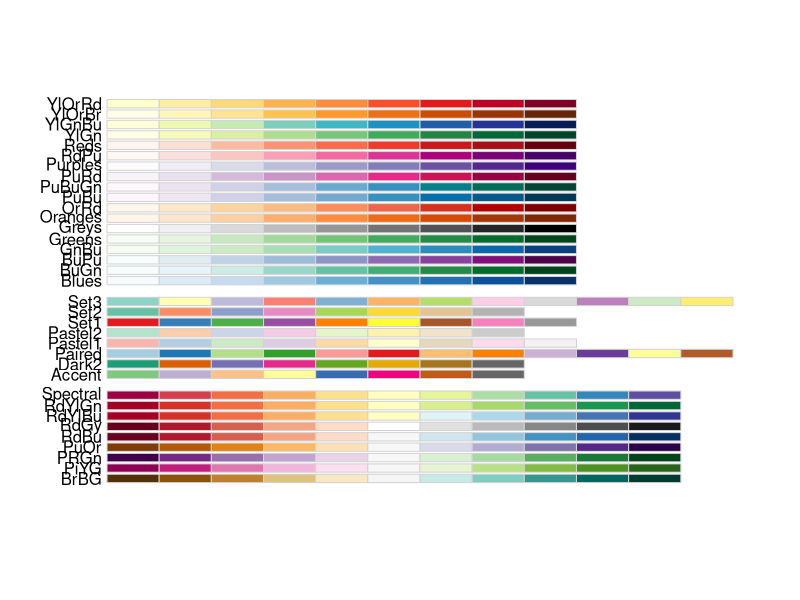
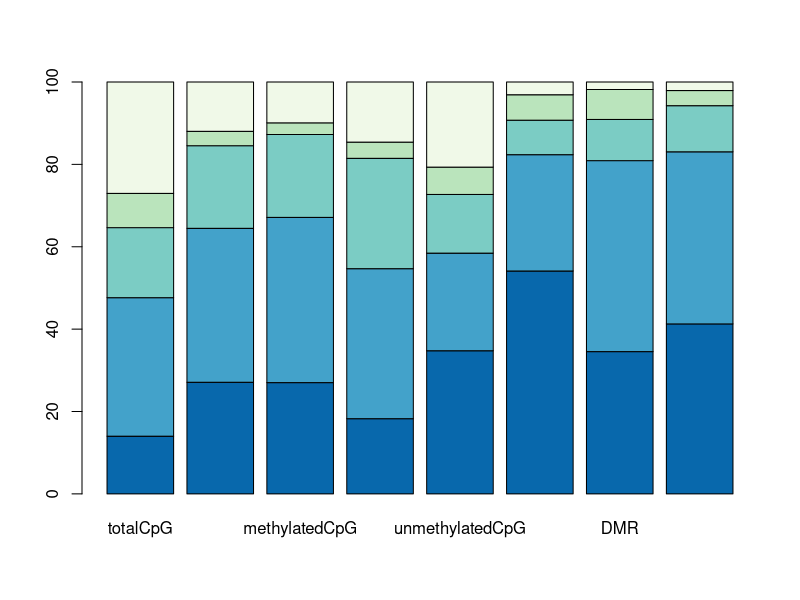
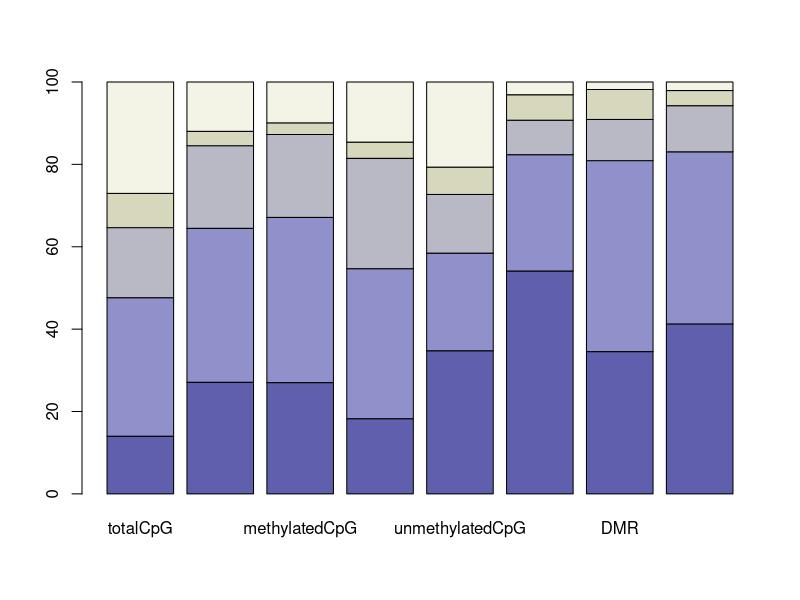
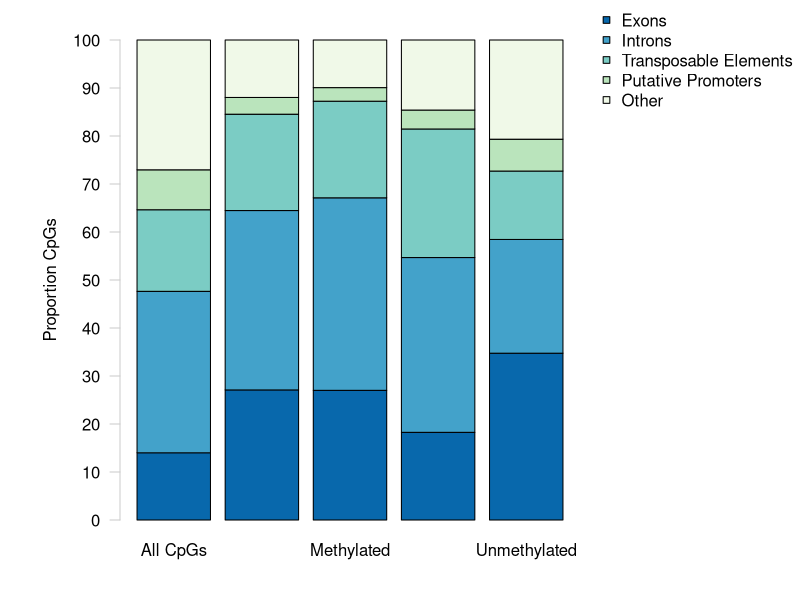
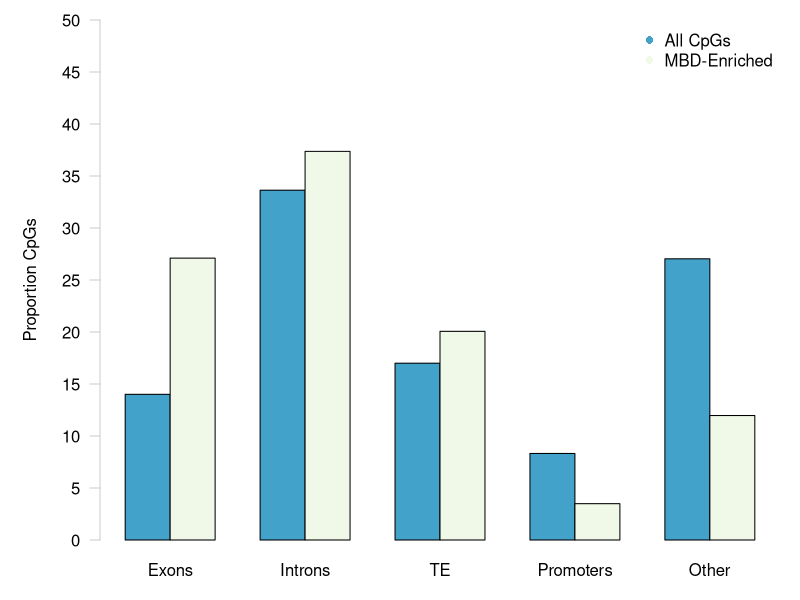
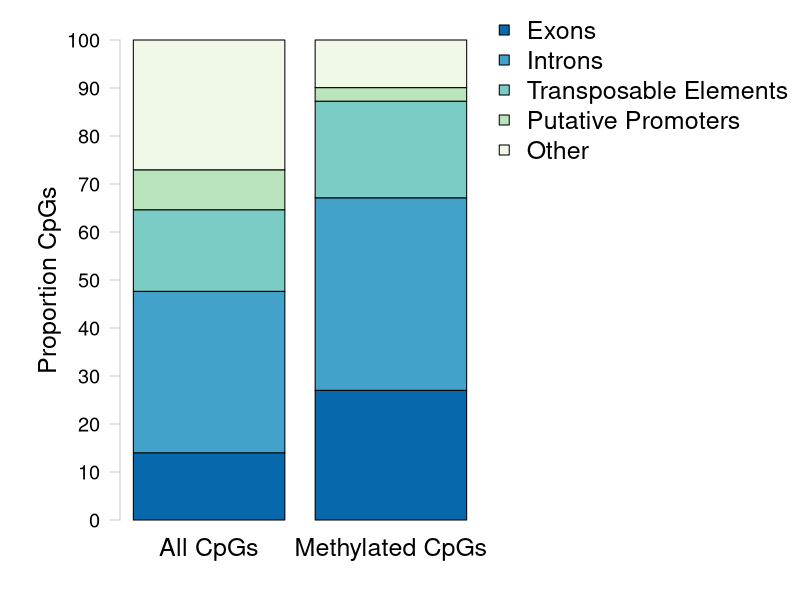
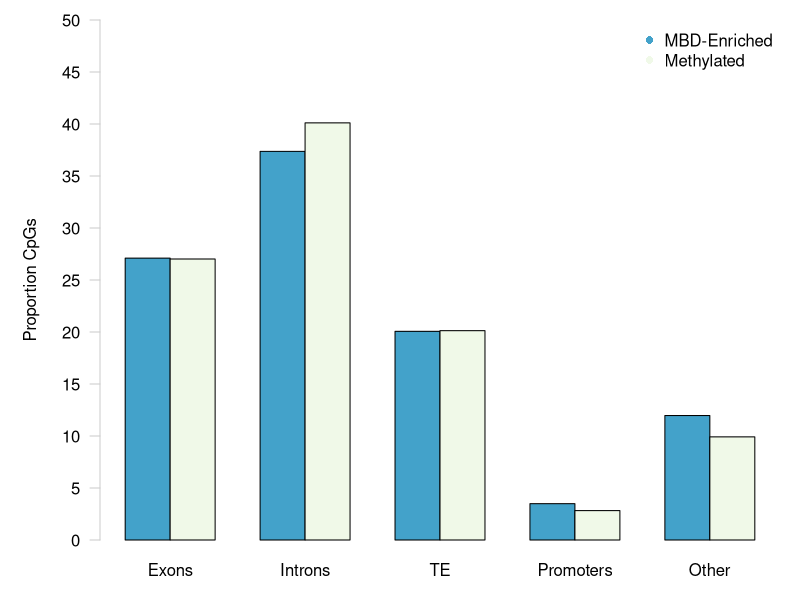
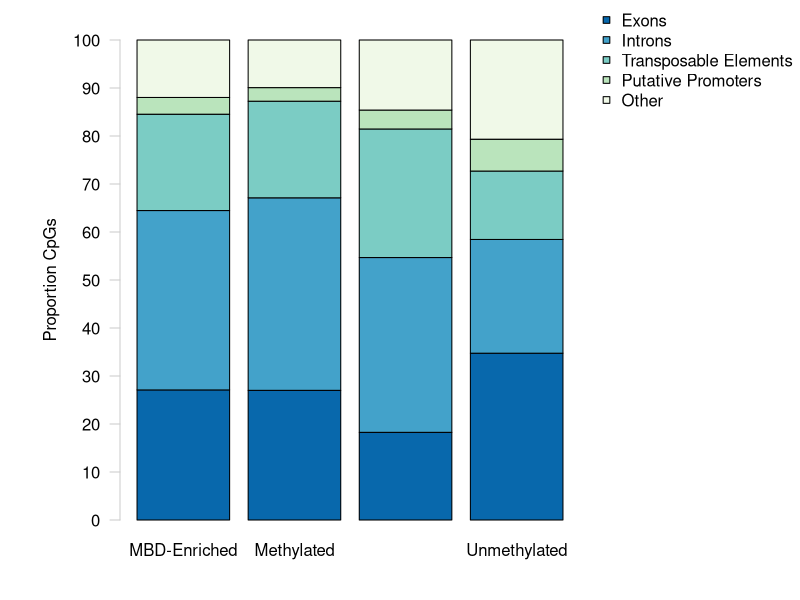

Reproduce these figures in R, in order.
## ---- chunk 1
knitr::opts_chunk$set(echo = TRUE)
## ---- chunk 2
#install.packages("RColorBrewer")
require(RColorBrewer) #Load RColorBrewer

#install.packages("dichromat")
require(dichromat)
## ---- chunk 3
sessionInfo()
## ---- chunk 4
overlapData <- read.csv("2019-01-15-Overlap-Proportions.csv", header = TRUE)
rownames(overlapData) <- overlapData$genomicFeature #Set genomic feature indication and rownames
overlapData <- overlapData[,-1] #Remove genomic feature indication column
head(overlapData) #Confirm import
## ---- chunk 5
proportionData <- overlapData #Copy overlap data as a new dataframe
nLength <- length(proportionData$totalCpG) #Count number of rows
for(i in 1:nLength) {
  proportionData[i,] <- (proportionData[i,]/proportionData[6,])*100
} #Divide each column of proportionData by respective totalLines entry. Multiply by 100 and and save the percentage
head(proportionData) #Confirm changes
## ---- chunk 6
proportionData <- proportionData[-6,] #Remove totalLines row
tail(proportionData) #Confirm changes
## ---- chunk 7
totalVersusEnriched <- overlapData[, 1:2] #Subset data for statistical testing
totalVersusEnriched <- totalVersusEnriched[-6, ] #Remove totalLines row
head(totalVersusEnriched) #Confirm changes
## ---- chunk 8
totalVersusEnrichedTest <- chisq.test(t(totalVersusEnriched)) #Conduct a chi-squared test
totalVersusEnrichedTest #The distribution of enriched CpGs from MBD is different from the distribution of all CG motifs in the C. virginica genome
## ---- chunk 9
totalVersusEnrichedTest$observed #Look at observed valules
totalVersusEnrichedTest$expected #Look at expected values
totalVersusEnrichedTest$residuals #Look at residuals
## ---- chunk 10
totalVersusMethylated <- overlapData[, c(1,3)] #Subset data for statistical testing
totalVersusMethylated <- totalVersusMethylated[-6, ] #Remove totalLines row
head(totalVersusMethylated) #Confirm changes
## ---- chunk 11
totalVersusMethylatedTest <- chisq.test(t(totalVersusMethylated)) #Conduct a chi-squared test
totalVersusMethylatedTest #The distribution of methylated CpGs is significantly different from all CpG
## ---- chunk 12
enrichedVersusMethylated <- overlapData[, 2:3] #Subset data for statistical testing
enrichedVersusMethylated <- enrichedVersusMethylated[-6, ] #Remove totalLines row
head(enrichedVersusMethylated) #Confirm changes
## ---- chunk 13
enrichedVersusMethylatedTest <- chisq.test(t(enrichedVersusMethylated)) #Conduct a chi-squared test
enrichedVersusMethylatedTest #The distribution of methylated CpGs is significantly different from CpGs enriched by MBD
## ---- chunk 14
allMethylationCategories <- overlapData[, 2:5] #Subset data for statistical testing
allMethylationCategories <- allMethylationCategories[-6, ] #Remove totalLines row
head(allMethylationCategories) #Confirm changes
## ---- chunk 15
allMethylationCategoriesTest <- chisq.test(t(allMethylationCategories)) #Conduct a chi-squared test
allMethylationCategoriesTest #The distributions differ from eachother.
## ---- chunk 16
enrichedVersusDML <- overlapData[,c(2,6)] #Subset data for statistical testing
enrichedVersusDML <- enrichedVersusDML[-6,] #Remove totalLines row
head(enrichedVersusDML) #Confirm changes
## ---- chunk 17
enrichedVersusDMLTest <- chisq.test(t(enrichedVersusDML)) #Conduct a chi-squared test
enrichedVersusDMLTest #The distribution of DML is significantly different from methylated CpGs.
## ---- chunk 18
methylatedVersusDML <- overlapData[,c(3,6)] #Subset data for statistical testing
methylatedVersusDML <- methylatedVersusDML[-6,] #Remove totalLines row
head(methylatedVersusDML) #Confirm changes
## ---- chunk 19
methylatedVersusDMLTest <- chisq.test(t(methylatedVersusDML)) #Conduct a chi-squared test
methylatedVersusDMLTest #The distribution of DML is significantly different from methylated CpGs.
## ---- chunk 20
RColorBrewer::display.brewer.all() #Show all RColorBrewer palettes. I will choose greens.
plotColors <- rev(RColorBrewer::brewer.pal(5, "GnBu")) #Create a color palette for the barplots. Use 5 green-blue shades from RColorBrewer. Reverse theorder so the darkest shade is used first.
barplot(t(t(proportionData)),
        col = plotColors) #See what plot looks like with new scheme
barplot(t(t(proportionData)),
        col = dichromat(plotColors)) #Check that the plot colors will be easy to interpret for those with color blindess
## ---- chunk 21
allCpGCategories <- proportionData[,1:5] #Subset data
head(allCpGCategories) #Confirm subset
## ---- chunk 22
#pdf("2019-04-10-All-CpG-Categories.pdf", height = 8.5, width = 11)
par(mar = c(3,5,1,1), oma = c(1, 1, 1, 10)) #Change figure boundaries

barplot(t(t(allCpGCategories)),
        axes = FALSE, 
        names.arg = c("All CpGs", "MBD-Enriched", "Methylated", "Sparsely Methylated", "Unmethylated"),
        ylim = c(0,100),
        col = plotColors) #Create a stacked barplot. Use axes = FALSE to remove the y-axis and names.arg to set labels on the x-axis.
axis(side = 2, at = seq(0, 100, by = 10), las = 2, col = "grey80")
mtext(side = 2, "Proportion CpGs", line = 3) #Add y-axis label

par(fig = c(0, 1, 0, 1), oma = c(0, 0, 0, 0), mar = c(0, 0, 0, 0), new = TRUE) #Create new plot
plot(0, 0, type = "n", bty = "n", xaxt = "n", yaxt = "n") #Add new plot on top of current plot
legend("topright",
       xpd = TRUE,
       legend = c("Exons", "Introns", "Transposable Elements", "Putative Promoters", "Other"),
       pch = 22, 
        col = "black", 
        pt.bg = plotColors,
       bty = "n") #Place a legend in the top right of the figure with no box
#dev.off()
## ---- chunk 23
totalVersusEnrichedProportions <- proportionData[,1:2] #Subset data
head(totalVersusEnrichedProportions) #Confirm subset
## ---- chunk 24
#pdf("2019-04-10-Total-Versus-Enriched-CpGs.pdf", height = 8.5, width = 11)
par(mar = c(3,5,1,1)) #Change figure boundaries
barplot(t(totalVersusEnrichedProportions),
        beside = TRUE,
        axes = FALSE, 
        names.arg = c("Exons", "Introns", "TE", "Promoters", "Other"),
        col = c(plotColors[2], plotColors[5]),
        ylim = c(0,50)) #Create a grouped barplot (beside = TRUE) using a transposed version of the proportion data. Use axes = FALSE to remove the y-axis and names.arg to set labels on the x-axis.
axis(side = 2, at = seq(0, 100, by = 5), las = 2, col = "grey80")
mtext(side = 2, "Proportion CpGs", line = 3) #Add y-axis label
legend("topright", 
       legend = c("All CpGs", "MBD-Enriched"),
       pch = 16,
       col = c(plotColors[2], plotColors[5]),
       bty = "n") #Place a legend in the top right of the figure with no box
#dev.off()
## ---- chunk 25
allCpGVersusMethylated <- proportionData[,c(1,3)] #Subset data
head(allCpGVersusMethylated) #Confirm subset
## ---- chunk 26
#pdf("2019-04-10-All-CpGs-Versus-Methylated-CpGs.pdf", height = 8.5, width = 11)
par(mar = c(3,5,1,1), oma = c(1, 1, 1, 15)) #Change figure boundaries

barplot(t(t(allCpGVersusMethylated)),
        axes = FALSE, 
        names.arg = c("All CpGs", "Methylated CpGs"),
        cex.names = 1.5,
        ylim = c(0,100),
        col = plotColors) #Create a stacked barplot. Use axes = FALSE to remove the y-axis and names.arg to set labels on the x-axis.
axis(side = 2, at = seq(0, 100, by = 10), las = 2, col = "grey80", cex.axis = 1.2)
mtext(side = 2, "Proportion CpGs", line = 3, cex = 1.5) #Add y-axis label

par(fig = c(0, 1, 0, 1), oma = c(0, 0, 0, 0), mar = c(0, 0, 0, 0), new = TRUE) #Create new plot
plot(0, 0, type = "n", bty = "n", xaxt = "n", yaxt = "n") #Add new plot on top of current plot
legend("topright",
       xpd = TRUE,
       legend = c("Exons", "Introns", "Transposable Elements", "Putative Promoters", "Other"),
       pch = 22, 
        col = "black", 
        pt.bg = plotColors,
       bty = "n",
       cex = 1.5) #Place a legend in the top right of the figure with no box
#dev.off()
## ---- chunk 27
enrichedVersusMethylatedProportions <- proportionData[,2:3] #Subset data
head(enrichedVersusMethylatedProportions) #Confirm subset
## ---- chunk 28
#pdf("2019-04-10-Total-Versus-Methylated-CpGs.pdf", height = 8.5, width = 11)
par(mar = c(3,5,1,1)) #Change figure boundaries
barplot(t(enrichedVersusMethylatedProportions), 
        beside = TRUE, 
        axes = FALSE, 
        names.arg = c("Exons", "Introns", "TE", "Promoters", "Other"),
        col = c(plotColors[2], plotColors[5]),
        ylim = c(0,50)) #Create a grouped barplot (beside = TRUE) using a transposed version of the proportion data. Use axes = FALSE to remove the y-axis and names.arg to set labels on the x-axis.
axis(side = 2, at = seq(0, 50, by = 5), las = 2, col = "grey80")
mtext(side = 2, "Proportion CpGs", line = 3) #Add y-axis label
legend("topright", 
       legend = c("MBD-Enriched", "Methylated"),
       pch = 16,
       col = c(plotColors[2], plotColors[5]),
       bty = "n") #Place a legend in the top right of the figure with no box
#dev.off()
## ---- chunk 29
allMethylationCategoriesProportions <- proportionData[,2:5] #Subset data
head(allMethylationCategoriesProportions) #Confirm subset
## ---- chunk 30
#pdf("2019-04-10-All-Methylation-Categories.pdf", height = 8.5, width = 11)
par(mar = c(3,5,1,1), oma = c(1, 1, 1, 10)) #Change figure boundaries

barplot(t(t(allMethylationCategoriesProportions)),
        axes = FALSE, 
        names.arg = c("MBD-Enriched", "Methylated", "Sparsely Methylated", "Unmethylated"),
        ylim = c(0,100),
        col = plotColors) #Create a stacked barplot. Use axes = FALSE to remove the y-axis and names.arg to set labels on the x-axis.
axis(side = 2, at = seq(0, 100, by = 10), las = 2, col = "grey80")
mtext(side = 2, "Proportion CpGs", line = 3) #Add y-axis label

par(fig = c(0, 1, 0, 1), oma = c(0, 0, 0, 0), mar = c(0, 0, 0, 0), new = TRUE) #Create new plot
plot(0, 0, type = "n", bty = "n", xaxt = "n", yaxt = "n") #Add new plot on top of current plot
legend("topright",
       xpd = TRUE,
       legend = c("Exons", "Introns", "Transposable Elements", "Putative Promoters", "Other"),
       pch = 22, 
        col = "black", 
        pt.bg = plotColors,
       bty = "n") #Place a legend in the top right of the figure with no box
#dev.off()
## ---- chunk 31
enrichedVersusDMLProportions <- proportionData[,c(2,6)] #Subset data
head(enrichedVersusDMLProportions) #Confirm subset
## ---- chunk 32
#pdf("2019-04-10-Enriched-Versus-DML.pdf", height = 8.5, width = 11)
par(mar = c(3,5,1,1), oma = c(1, 1, 1, 15)) #Change figure boundaries

barplot(t(t(enrichedVersusDMLProportions)), 
        axes = FALSE, 
        names.arg = c("Loci with 5x Coverage", "DML"),
        cex.names = 1.5,
        ylim = c(0,100),
        col = plotColors) #Create a stacked barplot. Use axes = FALSE to remove the y-axis and names.arg to set labels on the x-axis.
axis(side = 2, at = seq(0, 100, by = 10), las = 2, col = "grey80", cex.axis = 1.2) #Add y-axis
mtext(side = 2, "Proportion CpGs", line = 3, cex = 1.5) #Add y-axis label

par(fig = c(0, 1, 0, 1), oma = c(0, 0, 0, 0), mar = c(0, 0, 0, 0), new = TRUE) #Create new plot
plot(0, 0, type = "n", bty = "n", xaxt = "n", yaxt = "n") #Add new plot on top of current plot
legend("topright",
       xpd = TRUE,
       legend = c("Exons", "Introns", "Transposable Elements", "Putative Promoters", "Other"),
       pch = 22, 
        col = "black", 
        pt.bg = plotColors,
       bty = "n",
       cex = 1.5) #Place a legend in the top right of the figure with no box. pch = 22 has a background and outline. col changes the outline, pt.bg changes the point fill
#dev.off()
## ---- chunk 33
methylatedVersusDMLProportions <- proportionData[,c(3,6)] #Subset data
head(methylatedVersusDMLProportions) #Confirm subset
## ---- chunk 34
#pdf("2019-04-10-Methylated-CpGs-Versus-DML.pdf", height = 8.5, width = 11)
par(mar = c(3,5,1,1)) #Change figure boundaries
barplot(t(methylatedVersusDMLProportions),
        axes = FALSE, 
        names.arg = c("Exons", "Introns", "TE", "Promoters", "Other"),
        ylim = c(0,65)) #Create a grouped barplot (beside = TRUE) using a transposed version of the proportion data. Use axes = FALSE to remove the y-axis and names.arg to set labels on the x-axis.
axis(side = 2, at = seq(0, 65, by = 5), las = 2, col = "grey80")
mtext(side = 2, "Proportion CpGs", line = 3) #Add y-axis label
legend("topright", 
       legend = c("Methylated CpGs", "DML"),
       pch = 16,
       col = c("grey20", "grey80"),
       bty = "n") #Place a legend in the top right of the figure with no box
#dev.off()
## ---- chunk 35
backgroundVersusDMR <- overlapData[,c(7,8)] #Subset data for statistical testing
backgroundVersusDMR <- backgroundVersusDMR[-6,] #Remove totalLines row
head(backgroundVersusDMR) #Confirm changes
## ---- chunk 36
backgroundVersusDMRTest <- chisq.test(t(backgroundVersusDMR)) #Conduct a chi-squared test
backgroundVersusDMRTest #The distribution of DML is significantly different from methylated CpGs.
## ---- chunk 37
backgroundVersusDMRProportions <- proportionData[,c(8,7)] #Subset data. Column 8 is the DMRBackground, and column 7 are the DMR.
head(backgroundVersusDMRProportions) #Confirm subset
## ---- chunk 38
#pdf("2019-06-05-Background-Versus-DMR.pdf", height = 8.5, width = 11)
par(mar = c(3,5,1,1)) #Change figure boundaries
barplot(t(backgroundVersusDMRProportions), 
        beside = TRUE, 
        axes = FALSE, 
        names.arg = c("Exons", "Introns", "TE", "Promoters", "Other"),
        ylim = c(0,75)) #Create a grouped barplot (beside = TRUE) using a transposed version of the proportion data. Use axes = FALSE to remove the y-axis and names.arg to set labels on the x-axis.
axis(side = 2, at = seq(0, 75, by = 5), las = 2, col = "grey80")
mtext(side = 2, "Proportion 100 bp Regions", line = 3) #Add y-axis label
legend("topright", 
       legend = c("All 100 bp Regions", "DMR"),
       pch = 16,
       col = c("grey20", "grey80"),
       bty = "n") #Place a legend in the top right of the figure with no box
#dev.off()
